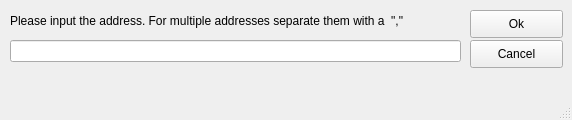
<?xml version="1.0" encoding="UTF-8"?>
<ui version="4.0">
 <class>MainWindow</class>
 <widget class="QMainWindow" name="MainWindow">
  <property name="geometry">
   <rect>
    <x>0</x>
    <y>0</y>
    <width>572</width>
    <height>120</height>
   </rect>
  </property>
  <property name="windowTitle">
   <string>Add Address</string>
  </property>
  <property name="toolTip">
   <string/>
  </property>
  <widget class="QWidget" name="centralwidget">
   <widget class="QLineEdit" name="mailEdit">
    <property name="geometry">
     <rect>
      <x>10</x>
      <y>40</y>
      <width>451</width>
      <height>22</height>
     </rect>
    </property>
    <property name="toolTip">
     <string/>
    </property>
    <property name="text">
     <string/>
    </property>
   </widget>
   <widget class="QPushButton" name="cancelButton">
    <property name="geometry">
     <rect>
      <x>470</x>
      <y>40</y>
      <width>93</width>
      <height>28</height>
     </rect>
    </property>
    <property name="text">
     <string>Cancel</string>
    </property>
   </widget>
   <widget class="QPushButton" name="okButton">
    <property name="geometry">
     <rect>
      <x>470</x>
      <y>10</y>
      <width>93</width>
      <height>28</height>
     </rect>
    </property>
    <property name="text">
     <string>Ok</string>
    </property>
   </widget>
   <widget class="QLabel" name="label">
    <property name="geometry">
     <rect>
      <x>10</x>
      <y>10</y>
      <width>441</width>
      <height>21</height>
     </rect>
    </property>
    <property name="text">
     <string>Please input the address. For multiple addresses separate them with a  &quot;,&quot;</string>
    </property>
   </widget>
  </widget>
  <widget class="QMenuBar" name="menubar">
   <property name="geometry">
    <rect>
     <x>0</x>
     <y>0</y>
     <width>572</width>
     <height>26</height>
    </rect>
   </property>
  </widget>
  <widget class="QStatusBar" name="statusbar"/>
 </widget>
 <resources/>
 <connections/>
</ui>
